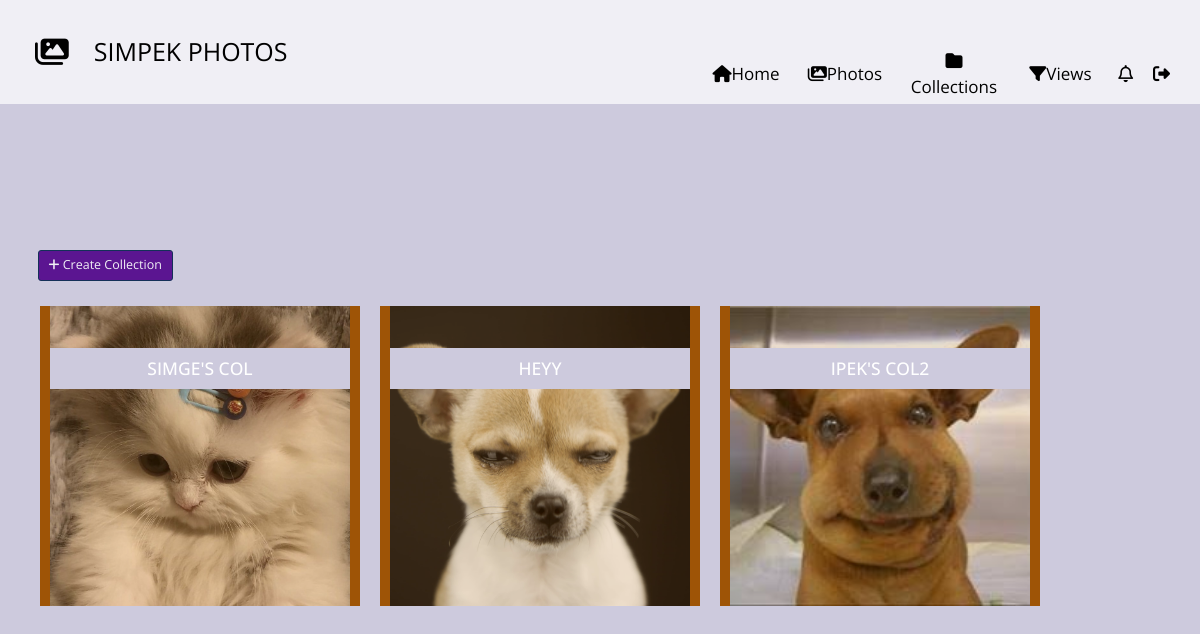
The app's page /shared-photo-library/collections (signed in), older data.
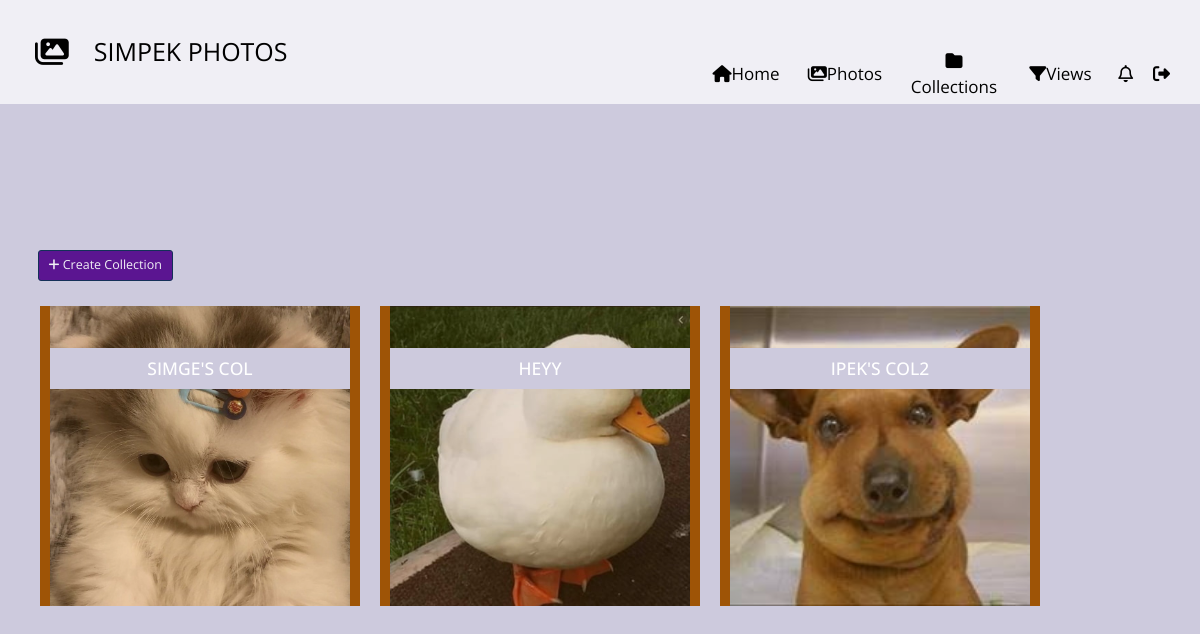
The same page, newer data.
### shared_photo_library/models.py (models this page shows, shortened)
class Collection(models.Model):
    owner = models.ForeignKey(User, on_delete=models.CASCADE, related_name='col_owner')
    collection_name = models.CharField(max_length=100)
    shared_users = models.ManyToManyField(User, related_name='shared_collections')
    cover = models.ImageField(default='empty_col.jpg')
    created_date = models.DateTimeField(default=timezone.now)
    photos = models.ManyToManyField(Photo, related_name='col_photos')

### shared_photo_library/views.py (the view, shortened to what this page needs)
# urls.py: path('collections', CollectionView.as_view(), name="collections"),
class CollectionView(LoginRequiredMixin, View):
    def get(self, request):
        form = CreateCollection()
        logged_in_user = request.user
        users_collections = list(Collection.objects.filter(owner=logged_in_user).annotate(photo_number=Count('photos')))
        shared_collections = list(Collection.objects.filter(shared_users=logged_in_user).annotate(photo_number=Count('photos')))
        collections = users_collections + shared_collections
        return render(request, 'shared_photo_library/all_collections.html',
                      {'user': logged_in_user, 'form': form, 'collections': collections,
                       'users_collections': users_collections, 'shared_collections': shared_collections})

### shared_photo_library/templates/shared_photo_library/all_collections.html (shortened to what this page needs)
{% extends 'index.html' %}
{% load static %}
{% load crispy_forms_tags %}
{% block head %}
    <link rel="stylesheet" href="{% static 'css/my_profile.css' %}?v1.2">
{% endblock %}
{% block content %}
    <li class="selected">
        <div class="cd-full-width">
            <div class="container-fluid js-tm-page-content" data-page-no="5" >
                <br><br><br>
                <div class="container">
                    <button style="color: #f0eff5;background-color: #5b1591;border-color: #143058;" data-bs-toggle="modal" data-bs-target="#createCollection" type="button" class="btn btn-lg">
                        <i class="fas fa-plus">  </i> Create Collection
                    </button>
                    <br><br>
                    <div id="collections" class="row">
                        {% for col in collections %}
                            <div id="col-{{ col.id }}" class="grid-item">
                                <figure class="effect-bubba">
                                    <img class="img-fluid tm-img cover" src="{{ col.cover.url }}" alt="Image"  style="height:300px; width:300px;">
                                    <figcaption>
                                    <h3 style="background-color: #cdcadd; width: 300px; padding-bottom: 10px; padding-top: 10px" class="tm-figure-title" ><span>{{ col.collection_name }}</span></h3>
                                </figcaption>
                                </figure>
                            </div>
                        {%endfor  %}
                     </div>
                </div>
            </div>
        </div>
    </li>
{% endblock %}

Row changes from the older to the newer data that the page shows:
changed Collection "HEYY": cover: a different picture
